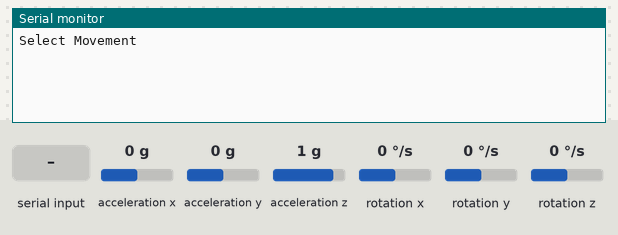
Bench run of a sketch on a simulated Arduino Uno, built with avr-gcc and run on an emulated ATmega328P. On the bench: the last lines printed to the serial monitor. The inputs (shaded band) are chosen by the test bench; at power-on: acceleration x 0 g, acceleration y 0 g, acceleration z 1 g, rotation x 0 °/s, rotation y 0 °/s, rotation z 0 °/s.

Above: at 1.2 s.
1.3 s: "r\n" received over Serial
At 2.3 s:
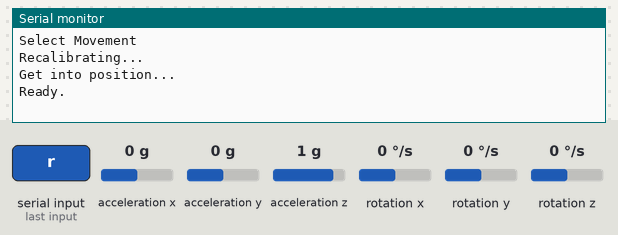
2.8 s: "s\n" received over the second serial link
At 10.8 s:
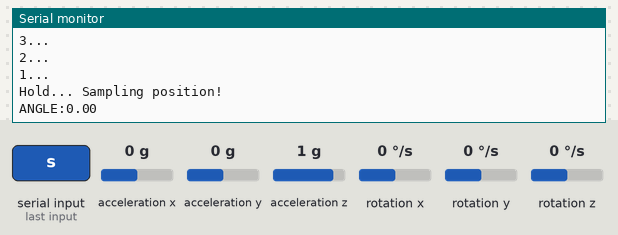
Timing chart, 0 to 11.6 s (numbered marks = the images above; inputs shaded):
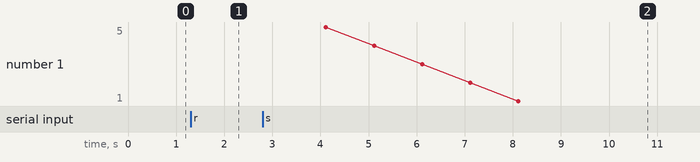

Measured:
- after the input at 1.3 s, the serial monitor: prints a new line at once (image 1)
- after the input at 2.8 s, the serial monitor: prints a new line after 1.3 s (image 2)

The sketch:

ArduinoCode.ino
```cpp
#include "Wire.h"          // Required for I2C communication (used by MPU6050)
#include "I2Cdev.h"        // I2Cdev library simplifies communication with I2C devices
#include "MPU6050.h"       // Library for MPU6050 functions (accelerometer + gyroscope)
#include <SoftwareSerial.h> // Allows serial communication on digital pins (for Bluetooth)

// -------------------- Serial & Bluetooth --------------------
SoftwareSerial btSerial(10, 11);  // Create a software serial port on pins 10 (RX) and 11 (TX)

// -------------------- Sensor --------------------
MPU6050 mpu;  // Create an MPU6050 object to interface with the IMU sensor

// -------------------- Raw Sensor Data --------------------
int16_t ax, ay, az;       // Raw accelerometer values (X, Y, Z)
float axg, ayg, azg;      // Converted accelerometer values in G-units

// -------------------- Setup --------------------
void setup() {
  Serial.begin(115200);     // Start hardware serial communication (for PC) at 115200 baud
  btSerial.begin(115200);   // Start Bluetooth serial communication at 115200 baud
  Wire.begin();             // Initialize I2C bus

  mpu.initialize();         // Initialize MPU6050 sensor (configure I2C, power, ranges, etc.)

  // Check connection with the MPU6050
  if (!mpu.testConnection()) {
    logAll("MPU6050 connection failed!");  // If sensor not detected, print error message
    while (1);  // Halt program if sensor connection fails
  }

  sendInstructions();  // Display initial instruction prompt
}

// -------------------- Main Loop --------------------
void loop() {
  char cmd = 0;  // Variable to hold incoming command character

  // Check if command received via USB serial
  if (Serial.available()) {
    cmd = tolower(Serial.read());  // Read and convert character to lowercase
  }
  // If not from USB, check Bluetooth serial
  else if (btSerial.available()) {
    cmd = tolower(btSerial.read());  // Read and convert character to lowercase
  }

  // Skip processing if no valid character (e.g., newline, carriage return, null)
  if (cmd == '\n' || cmd == '\r' || cmd == 0) return;

  // If user requests recalibration ('r')
  if (cmd == 'r') {
    logAll("Recalibrating...");
    preMove();     // Capture stationary orientation before movement
    postMove();    // Capture stationary orientation after movement
    logAll("Recalibrated.");
    sendInstructions();  // Display instruction prompt again
  }
  else {
    captureAndClassify(cmd);  // Handle motion classification based on command
  }
}

// -------------------- Movement Handler --------------------
void captureAndClassify(char movement) {
  String msg;

  if (movement == 's' || movement == 'p') {
    preMove();  // Take initial accelerometer reading and average it into axg, ayg, azg

    // Calculate initial roll angle
    float ThumbUp = atan2(ayg, azg) * 180.0 / PI;
    if (ThumbUp < 0) ThumbUp += 360.0;  // Convert angle to 0–360° for consistency

    logAll("Rotate now...");
    for (int i = 5; i >= 1; i--) {
      logAll(String(i) + "...");
      delay(1000);  // Countdown for user to perform supination/pronation
    }

    postMove();  // Take new accelerometer reading

    // Calculate roll angle after movement
    float rollAfter = atan2(ayg, azg) * 180.0 / PI;
    if (rollAfter < 0) rollAfter += 360.0;

    // Calculate relative change in roll
    float rollChange = rollAfter - ThumbUp;

    //  Normalize angle difference to range [-180°, +180°] to correctly handle wrap-around
    if (rollChange > 180) rollChange -= 360;
    if (rollChange < -180) rollChange += 360;

    // 💡 Report the absolute value of rotation, i.e., magnitude of supination/pronation
    msg = "ANGLE:" + String(abs(rollChange), 2);
    logAll(msg);
    return;
  }


  else if (movement == 'z') {
    float yaw = 0.0;  // Initialize cumulative yaw angle (rotation around Z-axis)

    // Timekeeping variables
    unsigned long lastUpdateTime = micros();    // Time of the last loop iteration (microseconds)
    unsigned long startMillis = millis();       // Start time of the measurement loop (milliseconds)
    unsigned long currentMillis = startMillis;  // Current time tracker (milliseconds)
    unsigned long duration = 5000;              // Total duration of measurement: 5000 ms = 5 seconds
    int secondsLeft = 5;                        // Countdown for user feedback

    logAll("Start moving now!");  // Prompt user to begin motion

    // Loop for a fixed duration to accumulate yaw based on gyroscope data
    while (currentMillis - startMillis < duration) {
      int16_t gx, gy, gz;

      // Read accelerometer and gyroscope data (gx, gy, gz are raw angular velocity values)
      mpu.getMotion6(&ax, &ay, &az, &gx, &gy, &gz);

      // Calculate elapsed time since last reading in seconds
      unsigned long now = micros();                   // Get current time in microseconds
      float dt = (now - lastUpdateTime) / 1000000.0;  // Convert microsecond difference to seconds
      lastUpdateTime = now;                           // Update timestamp for next iteration

      // Convert raw gyroscope Z-axis data to degrees per second (scale factor for ±250°/s is 131.0)
      float gyroZ = gz / 131.0;

      // Integrate angular velocity over time to get estimated yaw angle
      yaw += gyroZ * dt;

      // Normalize yaw angle to stay within [-180°, +180°] to handle wrap-around
      if (yaw > 180) yaw -= 360;
      if (yaw < -180) yaw += 360;

      // Display countdown every second for user feedback
      if ((currentMillis - startMillis) >= (5000 - (secondsLeft * 1000))) {
        logAll(String(secondsLeft) + "...");
        secondsLeft--;
      }

      delay(10);                 // Wait 10 ms before next sample (approx. 100 Hz sampling rate)
      currentMillis = millis();  // Update current time (ms) for loop condition and countdown
    }

    // Sampling complete – report final accumulated yaw angle
    logAll("Hold... Sampling now!");
    logAll("ANGLE:" + String(abs(yaw), 2));  // Report absolute value of estimated rotation
    return;
  }


  else if (movement == 'f' || movement == 'x' || movement == 'e' || movement == 'y') {
    preMove();  // Capture and average initial accelerometer readings (axg, ayg, azg)

    logAll("Move now...");  // Prompt user to perform the motion (e.g., flexion or extension)

    // Countdown loop (5 seconds) to give the user time to complete the movement
    for (int i = 5; i >= 1; i--) {
      logAll(String(i) + "...");
      delay(1000);  // 1-second delay between countdown messages
    }

    postMove();  // Capture and average new accelerometer readings after movement

    // Calculate pitch angle using X and Z-axis acceleration
    // Formula estimates tilt around the lateral axis (Y-axis of the device)
    float pitch = atan2(axg, azg) * 180.0 / PI;

    // Take the absolute value to report the magnitude of tilt (ignores direction)
    float PitchAngle = abs(pitch);

    // Report final calculated angle
    logAll("ANGLE:" + String(PitchAngle, 2));
  }
  else {
    logAll("Invalid command.");  // Catch-all for unknown input commands
  }
}


  // -------------------- Move Calibration Helpers --------------------
  // -------------------- Pre-Movement Sampling --------------------
  void preMove() {
    logAll("Get into position...");  // Prompt user to prepare for sampling
    delay(500);                      // Small delay to allow user to settle into position
    logAll("Ready.");                // Indicate start of sampling

    const int samples = 50;              // Number of samples to average for smoothing
    float sumX = 0, sumY = 0, sumZ = 0;  // Accumulators for accelerometer data

    // Collect 50 samples over 500 ms (10 ms delay per sample)
    for (int i = 0; i < samples; i++) {
      mpu.getAcceleration(&ax, &ay, &az);  // Read raw accelerometer data (X, Y, Z axes)
      sumX += ax;                          // Accumulate X-axis readings
      sumY += ay;                          // Accumulate Y-axis readings
      sumZ += az;                          // Accumulate Z-axis readings
      delay(10);                           // Delay between samples → 100 Hz sampling rate
    }

    // Convert averaged raw values to G-units by dividing by sensitivity factor (16384 for ±2g)
    axg = (sumX / samples) / 16384.0;
    ayg = (sumY / samples) / 16384.0;
    azg = (sumZ / samples) / 16384.0;
  }

  // -------------------- Post-Movement Sampling --------------------
  void postMove() {
    logAll("Hold... Sampling position!");  // Prompt user to hold still for post-movement capture

    const int samples = 50;  // Same sample count as preMove for consistency
    float sumX = 0, sumY = 0, sumZ = 0;

    // Collect 50 samples to average out noise after movement
    for (int i = 0; i < samples; i++) {
      mpu.getAcceleration(&ax, &ay, &az);  // Read raw accelerometer data
      sumX += ax;
      sumY += ay;
      sumZ += az;
      delay(10);  // 10 ms delay → maintains 100 Hz sampling rate
    }

    // Convert raw averaged values to G-units using sensitivity scale (±2g → 16384 LSB/g)
    axg = (sumX / samples) / 16384.0;
    ayg = (sumY / samples) / 16384.0;
    azg = (sumZ / samples) / 16384.0;
  }

  // -------------------- Unified Output Logger --------------------
  void logAll(String msg) {
    // Send message to both Serial Monitor and Bluetooth serial
    Serial.println(msg);
    btSerial.println(msg);
  }

  // -------------------- Instruction Prompt --------------------
  void sendInstructions() {
    // Displays instruction message to user via both serial channels
    logAll("Select Movement");
  }
```
